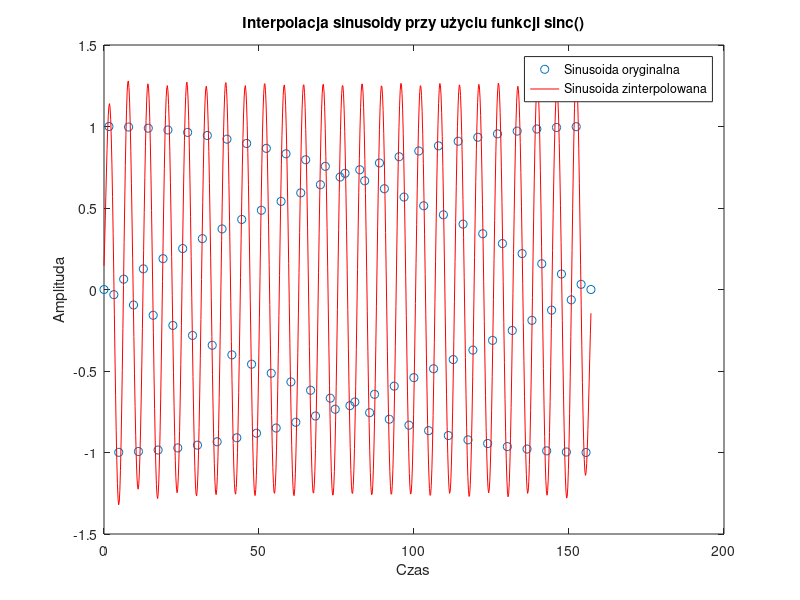

The MATLAB script that drew this image:
clear all;
close all;
clc;

N = 100;
M = 4;
t = linspace(0, (N/M)*2*pi, N); 
x = sin(t);
T = 2*pi
t_interp = linspace(0, (N/M)*2*pi, N*8); 
x_interp = zeros(size(t_interp)); 

for i = 1:length(t_interp)
    for n = 1:length(t)
        x_interp(i) = x_interp(i) + x(n) * sinc(pi/T * (t_interp(i) - t(n)));
    end
end

plot(t, x, 'o', t_interp, x_interp, 'r-'); 
legend('Sinusoida oryginalna', 'Sinusoida zinterpolowana');
xlabel('Czas');
ylabel('Amplituda');
title('Interpolacja sinusoidy przy użyciu funkcji sinc()');